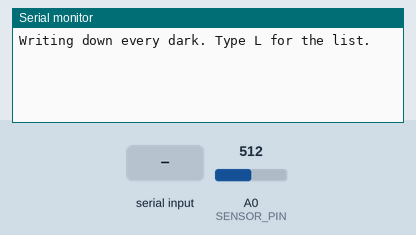
The sketch below on a simulated Arduino Uno, built with avr-gcc and run on an emulated ATmega328P. On the bench: the last lines printed to the serial monitor. Inputs (shaded band) come from the test bench; at power-on: A0 (SENSOR_PIN) = 512.

Above: at 1.2 s.
1.3 s: A0 (SENSOR_PIN) set to 122
At 1.9 s:
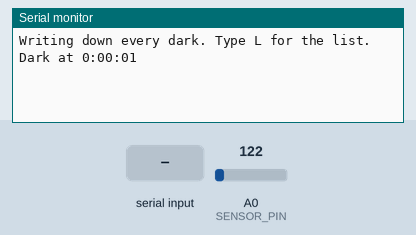
2.9 s: "L" received over Serial
At 3.9 s:
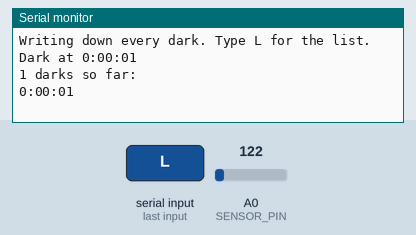

Measured:
- after the input at 1.3 s, the serial monitor: prints a new line after 0.10 s (image 1)
- after the input at 2.9 s, the serial monitor: prints a new line after 0.10 s (image 2)

The sketch:

b07.ino
```cpp
// MakerNest Origins · bench 07 · a light sensor that writes down every time the room goes dark
// Same circuit as bench 02, without needing the LED. Every time the light drops below DARK,
// the time since the upload is written down. Type L in the Serial Monitor and press Enter
// to read the list. Unlike your machine's notebook, this list lives in the board's working
// memory, so it is gone the moment the board loses power. Try it.

const int SENSOR_PIN = A0;
const int DARK = 300;
const int LIGHT_AGAIN = 400;     // it must get this bright again before the next dark counts
const int MAX_TIMES = 40;

unsigned long times[MAX_TIMES];
int written = 0;
bool isDark = false;

void printTime(unsigned long ms) {
  unsigned long s = ms / 1000;
  Serial.print(s / 3600);
  Serial.print(":");
  if ((s / 60) % 60 < 10) Serial.print("0");
  Serial.print((s / 60) % 60);
  Serial.print(":");
  if (s % 60 < 10) Serial.print("0");
  Serial.print(s % 60);
}

void setup() {
  Serial.begin(9600);
  Serial.println("Writing down every dark. Type L for the list.");
}

void loop() {
  int light = analogRead(SENSOR_PIN);

  if (!isDark && light < DARK) {
    isDark = true;
    if (written < MAX_TIMES) {
      times[written] = millis();
      written = written + 1;
    }
    Serial.print("Dark at ");
    printTime(millis());
    Serial.println();
  } else if (isDark && light > LIGHT_AGAIN) {
    isDark = false;
  }

  if (Serial.available() > 0) {
    char c = Serial.read();
    if (c == 'L' || c == 'l') {
      Serial.print(written);
      Serial.println(" darks so far:");
      for (int i = 0; i < written; i++) {
        printTime(times[i]);
        Serial.println();
      }
    }
  }
  delay(200);
}
```
